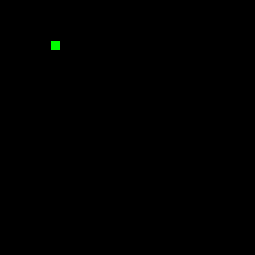
Frame 1 (no input)
Frame 60 (the mouse pressed at the canvas centre just before this capture): blank canvas, image omitted
Frame 120 (the mouse held since frame 60 and released just before this capture): blank canvas, image omitted

The Processing sketch that drew this single still picture (run headless with seeded random() and noise(); from frame 60 on, the mouse is pressed at the canvas centre):

// Processing sketch: LeagueSnake
// ── LeagueSnake.pde
//*
// ***** SEGMENT CLASS *****
// This class will be used to represent each part of the moving snake.
//*

class Segment {

//Add x and y member variables. They will hold the corner location of each segment of the snake.
int cornerX;
int cornerY;

// Add a constructor with parameters to initialize each variable.
public Segment(int cornerX, int cornerY) {
     this.cornerX  = cornerX;
     this.cornerY = cornerY;
   }


}

//*
// ***** GAME VARIABLES *****
// All the game variables that will be shared by the game methods are here
//*
Segment head;
int foodX;
int foodY;
int direction = UP;
int foodPieces = 0;
ArrayList<Segment> tail = new ArrayList<Segment>();

//*
// ***** SETUP METHODS *****
// These methods are called at the start of the game.
//*

void setup() {
size(255,255);
  head = new Segment(50,50);
  frameRate(15);
  dropFood();
}

void dropFood() {
  //Set the food in a new random location
  foodX = ((int)random(50)*10);
  foodY = ((int)random(50)*10);
}



//*
// ***** DRAW METHODS *****
// These methods are used to draw the snake and its food 
//*

void draw() {
  background(0,0,0);
  drawFood();
  move();
  drawSnake();
  eat();
}

void drawFood() {
  //Draw the food
  fill(255,0,0);
  rect( foodX, foodY,10,10);
}

void drawSnake() {
  //Draw the head of the snake followed by its tail
  fill(0,255,0);
  rect(head.cornerX, head.cornerY, 10,10);
  manageTail();
}


//*
// ***** TAIL MANAGEMENT METHODS *****
// These methods make sure the tail is the correct length.
//*

void drawTail() {
  //Draw each segment of the tail
  
  for(int i=0; i<tail.size(); i++){
    
    rect(tail.get(i).cornerX, tail.get(i).cornerY, 10 ,10);
  

}
}

void manageTail() {
  //After drawing the tail, add a new segment at the "start" of the tail and remove the one at the "end" 
  //This produces the illusion of the snake tail moving.
  checkTailCollision();
  drawTail();
  Segment tailpart = new Segment(head.cornerX,head.cornerY);
  tail.add(tailpart);
  tail.remove(0);

}

void checkTailCollision() {
  //If the snake crosses its own tail, shrink the tail back to one segment
  for(int i=0; i<tail.size(); i++){
  if(head.cornerX==tail.get(i).cornerX && head.cornerY==tail.get(i).cornerY){
  foodPieces = 1;
  tail = new ArrayList<Segment>();
  Segment head2 = new Segment(head.cornerX, head.cornerY);
  tail.add(head2);
  
  }
  }
}



//*
// ***** CONTROL METHODS *****
// These methods are used to change what is happening to the snake
//*

void keyPressed() {
  //Set the direction of the snake according to the arrow keys pressed
  if(key==CODED) {
    if(keyCode == UP && direction!= DOWN) {
      direction = UP;
    }
    else if(keyCode == DOWN && direction!=UP) {
      direction = DOWN;
    }
    else if (keyCode == RIGHT && direction!= LEFT) {
      direction = RIGHT;
    }
    else if(keyCode ==LEFT && direction != RIGHT) {
      direction = LEFT;
    }
  }
}

void move() {
  //Change the location of the Snake head based on the direction it is moving.
  
    
  switch(direction) {
  case UP:
    // move head up here
    head.cornerY-=10;
    break;
  case DOWN:
    // move head down here
    head.cornerY+=10;
    break;
  case LEFT:
   // figure it out 
   head.cornerX-=10;
    break;
  case RIGHT:
    // mystery code goes here 
    head.cornerX+=10;
    break;
  }
  checkBoundaries();
  
}

void checkBoundaries() {
 //If the snake leaves the frame, make it reappear on the other side
 if(head.cornerX<0) {
   head.cornerX=500;
 }
 else if(head.cornerX>500) {
   head.cornerX=0;
 }
 else if(head.cornerY<0) {
   head.cornerY=500;
 }
 else if(head.cornerY>500) {
  head.cornerY=0;
 }
 

}

void eat() {
  //When the snake eats the food, its tail should grow and more food appear
  if(head.cornerX==foodX && head.cornerY==foodY) {
    foodPieces++;
    dropFood();
    Segment tailpart2 = new Segment(head.cornerX, head.cornerY);
    tail.add(tailpart2);
  }

}
